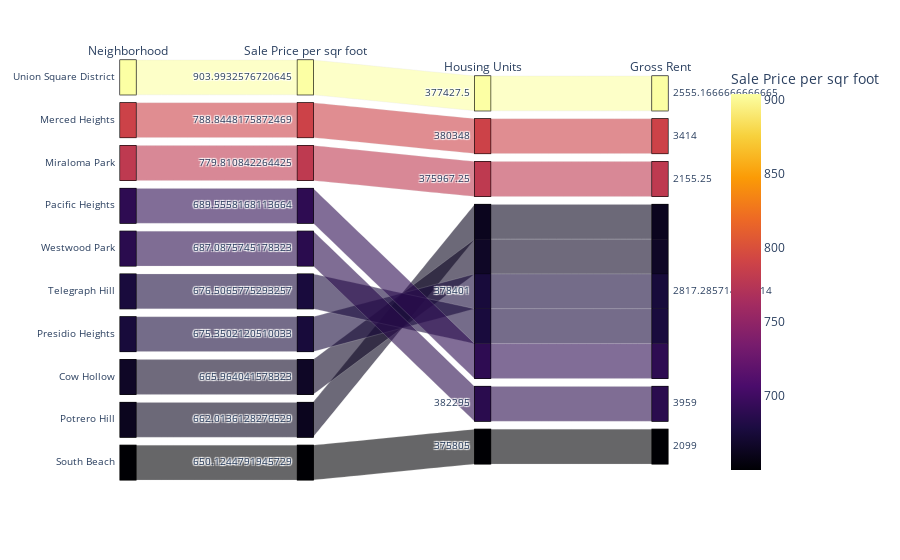

The code cell stored with this chart in its notebook:
### Code cell
# Parallel Categories Plot
px.parallel_categories(expensive_neighborhood_top10, 
                       dimensions=['neighborhood', 'sale_price_sqr_foot', 'housing_units', 'gross_rent'], 
                       color='sale_price_sqr_foot',
                       color_continuous_scale= px.colors.sequential.Inferno,
                       labels={
                          'neighborhood': 'Neighborhood',
                          'sale_price_sqr_foot': 'Sale Price per sqr foot',
                          'housing_units': 'Housing Units',
                          'gross_rent': 'Gross Rent'})

### Figure 1 — Plotly figure (JSON) as saved in the notebook; plotly's stock layout.template omitted (floating-point values rounded to 4 significant figures)
{"data": [{"dimensions": [{"label": "Neighborhood", "values": ["Union Square District", "Merced Heights", "Miraloma Park", "Pacific Heights", "Westwood Park", "Telegraph Hill", "Presidio Heights", "Cow Hollow", "Potrero Hill", "South Beach"]}, {"label": "Sale Price per sqr foot", "values": [904.0, 788.8, 779.8, 689.6, 687.1, 676.5, 675.4, 666.0, 662.0, 650.1]}, {"label": "Housing Units", "values": [377400.0, 380348, 376000.0, 378401, 382295, 378401, 378401, 378401, 378401, 375805]}, {"label": "Gross Rent", "values": [2555.0, 3414, 2155.0, 2817.0, 3959, 2817.0, 2817.0, 2817.0, 2817.0, 2099]}], "domain": {"x": [0, 1], "y": [0, 1]}, "line": {"color": [904.0, 788.8, 779.8, 689.6, 687.1, 676.5, 675.4, 666.0, 662.0, 650.1], "coloraxis": "coloraxis"}, "name": "", "type": "parcats"}], "layout": {"autosize": true, "coloraxis": {"colorbar": {"title": {"text": "Sale Price per sqr foot"}}, "colorscale": [[0, "#000004"], [0.1111, "#1b0c41"], [0.2222, "#4a0c6b"], [0.3333, "#781c6d"], [0.4444, "#a52c60"], [0.5556, "#cf4446"], [0.6667, "#ed6925"], [0.7778, "#fb9b06"], [0.8889, "#f7d13d"], [1, "#fcffa4"]]}, "legend": {"tracegroupgap": 0}, "margin": {"t": 60}}}
